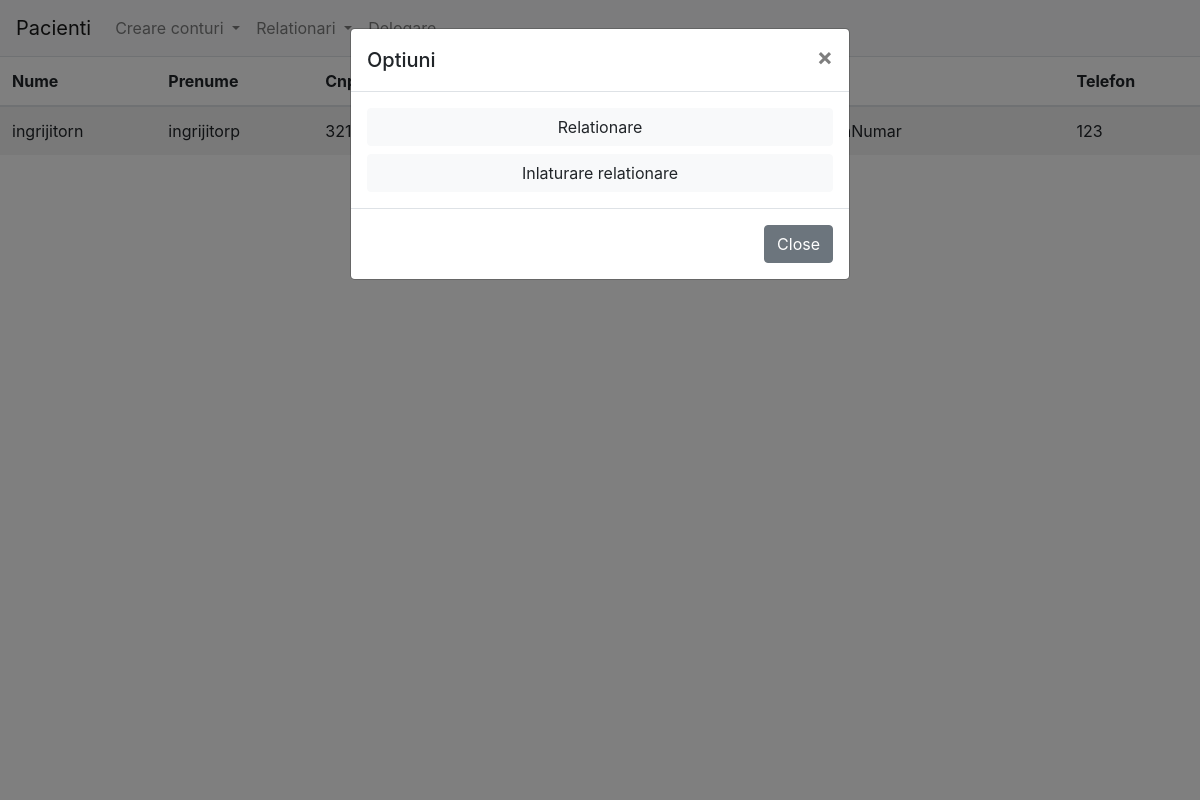
/Proiect_IP/administrator/relationareingrijitor.php, run on an earlier commit of the app's database.
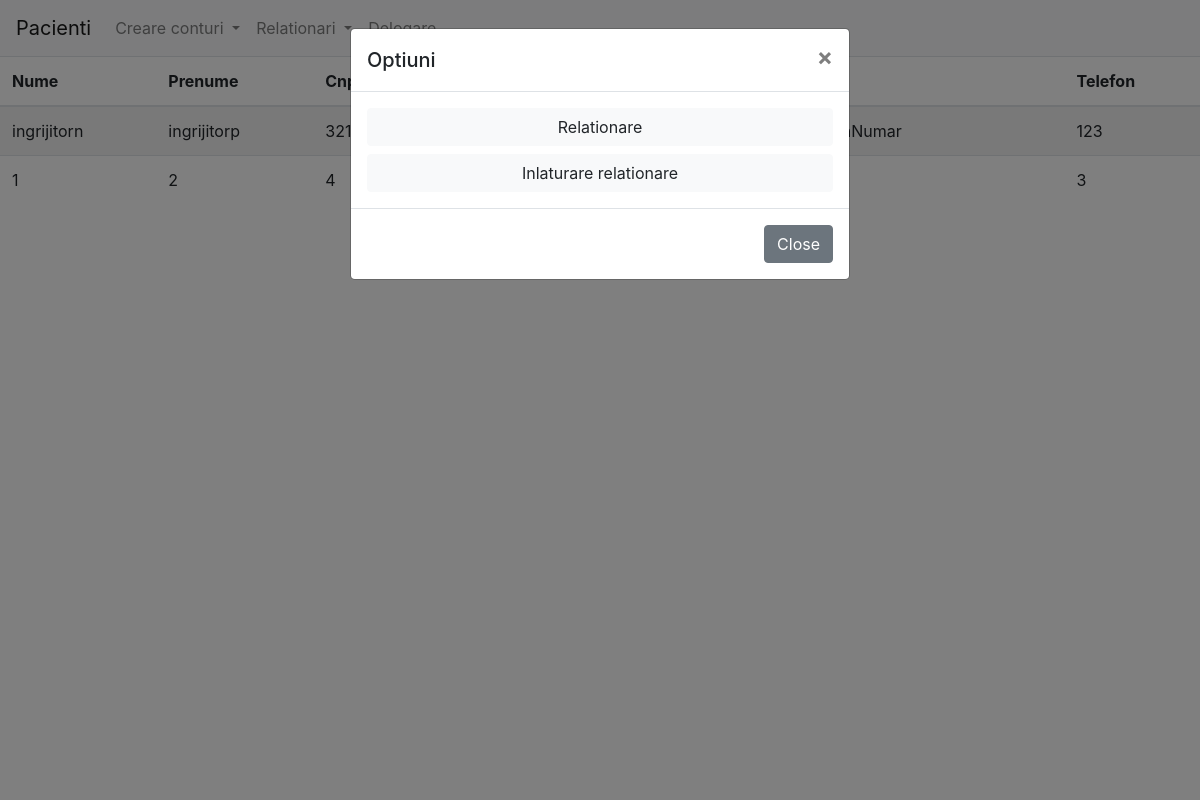
And on a later commit of the database.
### tables this page shows
CREATE TABLE `utilizator` (
  `id` int(11) NOT NULL,
  `utilizator` varchar(255) NOT NULL,
  `parola` varchar(255) NOT NULL,
  `tip` varchar(30) NOT NULL,
  `nume` varchar(255) NOT NULL,
  `prenume` varchar(255) NOT NULL,
  `cnp` varchar(20) NOT NULL,
  `data_nasterii` date NOT NULL,
  `sex` varchar(20) NOT NULL,
  `adresa` varchar(255) NOT NULL,
  `telefon` varchar(30) NOT NULL,
  `email` varchar(255) NOT NULL,
  `profesie` varchar(255) NOT NULL,
  `loc_munca` varchar(255) NOT NULL
);

### Proiect_IP/administrator/relationareingrijitor.php (the view, shortened to what this page needs)
<!DOCTYPE html>
<html>
<head>
	<link rel="stylesheet" href="https://stackpath.bootstrapcdn.com/bootstrap/4.3.1/css/bootstrap.min.css">
	<link rel="stylesheet" href="./clickable.js">
</head>
<body>
    <?php
	include './NavBar.php';
	?>
	<div class="limiter">
		<table class="table table-striped table-responsive-sm">
			<thead>
				<tr>
					<th scope="col">Nume</th>
					<th scope="col">Prenume</th>
					<th scope="col">Cnp</th>
					<th scope="col">Varsta</th>
					<th scope="col">Sex</th>
					<th scope="col">Adresa</th>
					<th scope="col">Telefon</th>
				</tr>
			</thead>
			<tbody>
				<?php
				$con = mysqli_connect("35.238.19.69", "root", "", "proiectip") or die("conectare esuata");
				$sql = "SELECT id, tip, nume, prenume, cnp, data_nasterii, sex, adresa, telefon FROM utilizator";
				$result = $con->query($sql);
				while ($row = $result->fetch_assoc()) {
					$tip = $row["tip"];
					if($tip=="ingrijitor")
					{
						$id_click = $row["id"];
						$row["data_nasterii"] = varsta($row["data_nasterii"]);
						?>
						<tr onclick="window.location='./relationareingrijitor.php?id_ingrijitor=<?php echo $id_click ?>&id_click=<?php echo $_GET['id_click']?>';">
							<?php
							unset($row["id"]);
							unset($row["tip"]);
							foreach ($row as  $index => $field) {
									echo "<td>";
									echo $field;
									echo "</td>";
							}
							?>
						</tr>
						<?php
					}
				}
			?>
			</tbody>
		</table>
	</div>
</body>
<?php
function varsta($data_nasterii)
{
	$differenceFormat = "%y";
	$datetime1 = date_create($data_nasterii);
	$today = date("Y-m-d H:i:s");
	$today=date_create($today);
	$interval = date_diff($today, $datetime1);
	return $interval->format($differenceFormat);
}
?>
<div class="modal fade" id="orderModal" tabindex="-1" role="dialog" aria-labelledby="orderModalLabel" aria-hidden="true">
	<div class="modal-dialog" role="document">
		<div class="modal-content">
			<div class="modal-header">
				<h5 class="modal-title" id="exampleModalLabel">Optiuni</h5>
				<button type="button" class="close" data-dismiss="modal" aria-label="Close">
				<span aria-hidden="true">&times;</span>
				</button>
			</div>
				<div class="modal-body">
                <button onclick="window.location.href='./relationare.php?id_ingrijitor=<?php echo $id_click ?>&id_click=<?php echo $_GET['id_click']?>&opt=relationare';" type="button" class="btn btn-light btn-block">Relationare</button>
				<button onclick="window.location.href='./relationare.php?id_ingrijitor=<?php echo $id_click ?>&id_click=<?php echo $_GET['id_click']?>&opt=nerelationare';" type="button" class="btn btn-light btn-block">Inlaturare relationare</button>
			</div>
			<div class="modal-footer">
				<button type="button" class="btn btn-secondary" data-dismiss="modal">Close</button>
			</div>
		</div>
	</div>
</div>
</html>

What changed in the data, as far as the page shows it:
added utilizator: field "1", field "2", field "4", field "3"
